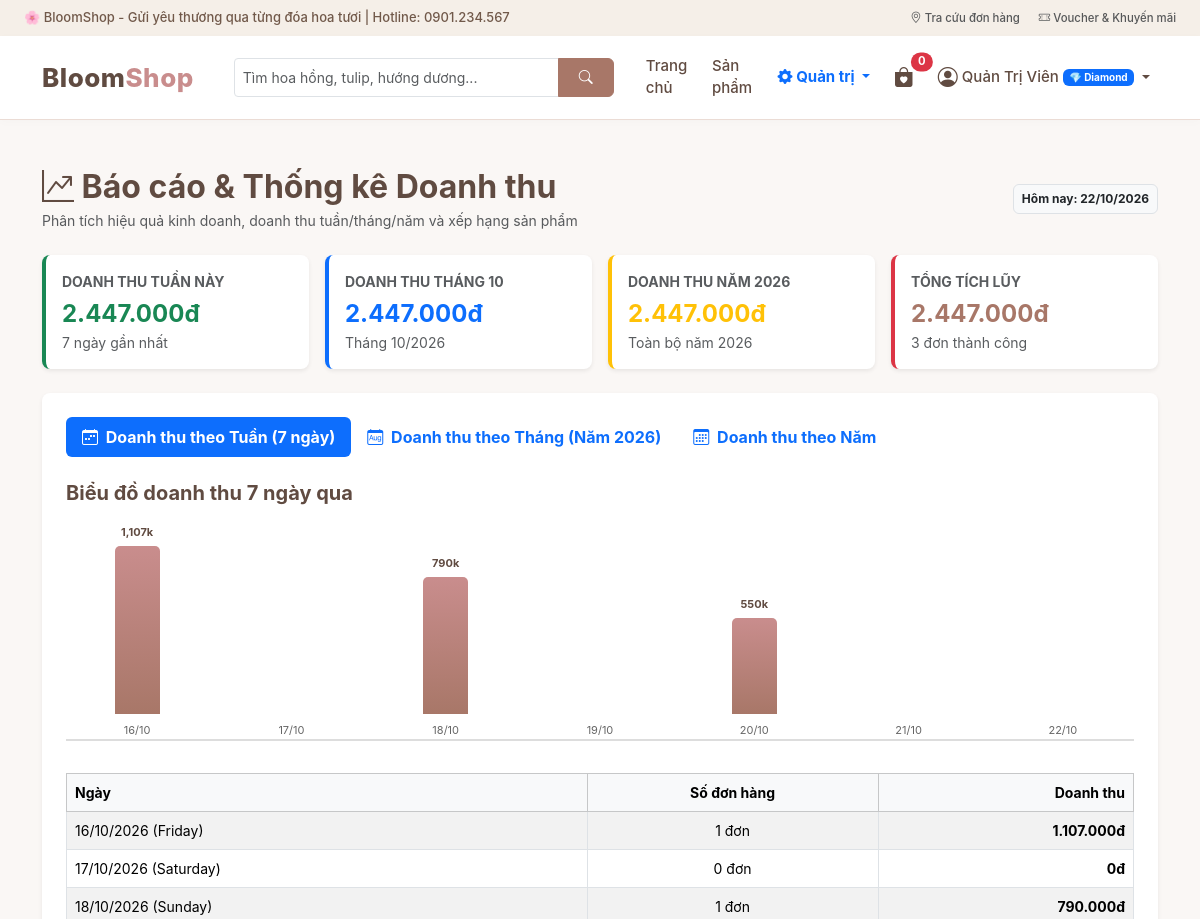
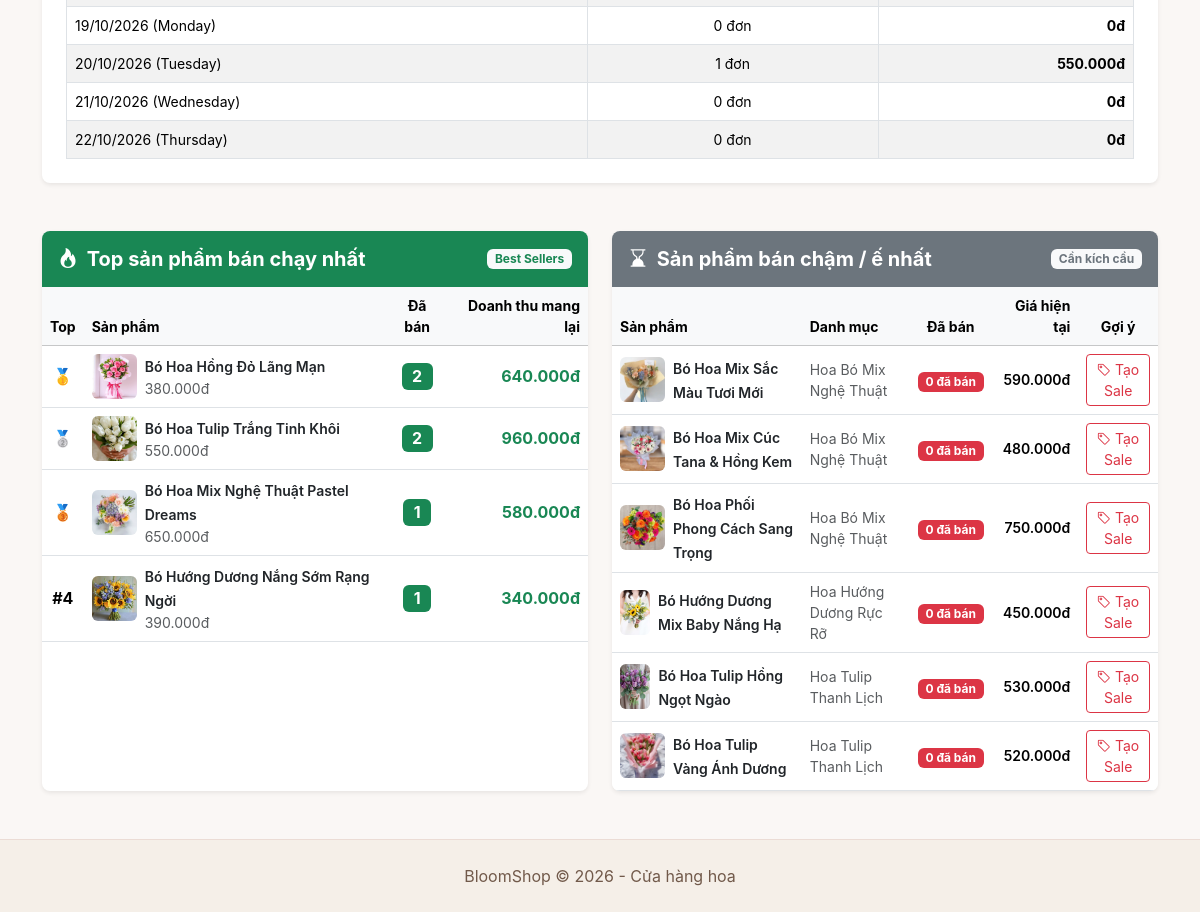
/controller/index.php?act=doanhthu (signed in), run on the app's committed database (2 pictures, top to bottom).
### tables this page shows
CREATE TABLE IF NOT EXISTS `sanpham` (
  `id` INT AUTO_INCREMENT PRIMARY KEY,
  `name` VARCHAR(255) NOT NULL,
  `price` DECIMAL(12,2) NOT NULL,
  `sale_price` DECIMAL(12,2) DEFAULT NULL COMMENT 'Giá khuyến mãi',
  `is_sale` TINYINT(1) DEFAULT 0 COMMENT '1: Đang khuyến mãi, 0: Không',
  `image` VARCHAR(255) NOT NULL,
  `description` TEXT DEFAULT NULL,
  `id_dm` INT NOT NULL,
  `created_at` DATETIME DEFAULT CURRENT_TIMESTAMP,
  FOREIGN KEY (`id_dm`) REFERENCES `danhmuc`(`id`) ON DELETE CASCADE
);

CREATE TABLE IF NOT EXISTS `danhmuc` (
  `id` INT AUTO_INCREMENT PRIMARY KEY,
  `name` VARCHAR(255) NOT NULL,
  `created_at` DATETIME DEFAULT CURRENT_TIMESTAMP
);

### model/xl_database.php (called while the page is built, shortened)
<?php
class xl_data extends database
{
    public function readitem($sql, $params = [])
    {
        $conn = $this->connection_database();
        $stmt = $conn->prepare($sql);
        $stmt->execute($params);
        return $stmt->fetchAll(PDO::FETCH_ASSOC);
    }
    public function readsingle($sql, $params = [])
    {
        $conn = $this->connection_database();
        $stmt = $conn->prepare($sql);
        $stmt->execute($params);
        $result = $stmt->fetch(PDO::FETCH_ASSOC);
        return $result ? $result : null;
    }
}

### view/admin_doanhthu.php (the view, shortened to what this page needs)
<div class="container my-5">
    <div class="d-flex justify-content-between align-items-center mb-4 flex-wrap gap-2">
        <div>
            <h2 class="fw-bold mb-1" style="color: #604b41;">
                <i class="bi bi-graph-up-arrow"></i> Báo cáo & Thống kê Doanh thu
            </h2>
            <p class="text-muted small mb-0">Phân tích hiệu quả kinh doanh, doanh thu tuần/tháng/năm và xếp hạng sản phẩm</p>
        </div>
        <div class="badge bg-light text-dark border p-2">
            Hôm nay: <?= date('d/m/Y') ?>
        </div>
    </div>
    <div class="row g-3 mb-4">
        <div class="col-sm-6 col-lg-3">
            <div class="card border-0 shadow-sm p-3 bg-white rounded-3 border-start border-4 border-success">
                <div class="small text-muted fw-bold text-uppercase">Doanh thu Tuần này</div>
                <div class="fs-4 fw-bold text-success mt-1"><?= number_format($doanhthu_tuan, 0, ',', '.') ?>đ</div>
                <small class="text-muted">7 ngày gần nhất</small>
            </div>
        </div>
        <div class="col-sm-6 col-lg-3">
            <div class="card border-0 shadow-sm p-3 bg-white rounded-3 border-start border-4 border-primary">
                <div class="small text-muted fw-bold text-uppercase">Doanh thu Tháng <?= date('m') ?></div>
                <div class="fs-4 fw-bold text-primary mt-1"><?= number_format($doanhthu_thang, 0, ',', '.') ?>đ</div>
                <small class="text-muted">Tháng <?= date('m/Y') ?></small>
            </div>
        </div>
        <div class="col-sm-6 col-lg-3">
            <div class="card border-0 shadow-sm p-3 bg-white rounded-3 border-start border-4 border-warning">
                <div class="small text-muted fw-bold text-uppercase">Doanh thu Năm <?= date('Y') ?></div>
                <div class="fs-4 fw-bold text-warning mt-1"><?= number_format($doanhthu_nam, 0, ',', '.') ?>đ</div>
                <small class="text-muted">Toàn bộ năm <?= date('Y') ?></small>
            </div>
        </div>
        <div class="col-sm-6 col-lg-3">
            <div class="card border-0 shadow-sm p-3 bg-white rounded-3 border-start border-4 border-danger">
                <div class="small text-muted fw-bold text-uppercase">Tổng tích lũy</div>
                <div class="fs-4 fw-bold price-text mt-1"><?= number_format($tong_doanhthu, 0, ',', '.') ?>đ</div>
                <small class="text-muted"><?= $tong_don_thanhcong ?> đơn thành công</small>
            </div>
        </div>
    </div>
    <div class="card border-0 shadow-sm p-4 bg-white rounded-3 mb-5">
        <ul class="nav nav-pills mb-4" id="revenueTabs" role="tablist">
            <li class="nav-item">
                <button class="nav-link active fw-bold" id="week-tab" data-bs-toggle="pill" data-bs-target="#week-content" type="button">
                    <i class="bi bi-calendar-week me-1"></i> Doanh thu theo Tuần (7 ngày)
                </button>
            </li>
            <li class="nav-item">
                <button class="nav-link fw-bold" id="month-tab" data-bs-toggle="pill" data-bs-target="#month-content" type="button">
                    <i class="bi bi-calendar-month me-1"></i> Doanh thu theo Tháng (Năm <?= date('Y') ?>)
                </button>
            </li>
            <li class="nav-item">
                <button class="nav-link fw-bold" id="year-tab" data-bs-toggle="pill" data-bs-target="#year-content" type="button">
                    <i class="bi bi-calendar3 me-1"></i> Doanh thu theo Năm
                </button>
            </li>
        </ul>
        <div class="tab-content" id="revenueTabsContent">
            <div class="tab-pane fade show active" id="week-content">
                <h5 class="fw-bold mb-3" style="color: #604b41;">Biểu đồ doanh thu 7 ngày qua</h5>
                <?php
                    $max_val_week = 1;
                    foreach ($stats_7days as $d) {
                        if ($d['revenue'] > $max_val_week) $max_val_week = $d['revenue'];
                    }
                ?>
                <div class="chart-scroll-wrapper mb-4">
                    <div class="chart-bar-container">
                        <?php foreach ($stats_7days as $day) {
                            $pct = round(($day['revenue'] / $max_val_week) * 100);
                        ?>
                            <div class="chart-bar-item">
                                <div class="chart-bar-fill" style="height: <?= $pct ?>%;">
                                    <?php if ($day['revenue'] > 0) { ?>
                                        <span class="chart-bar-val"><?= number_format($day['revenue'] / 1000, 0) ?>k</span>
                                    <?php } ?>
                                </div>
                                <div class="chart-bar-label"><?= date('d/m', strtotime($day['date'])) ?></div>
                            </div>
                        <?php } ?>
                    </div>
                </div>
                <div class="table-responsive">
                    <table class="table table-bordered table-striped small align-middle mb-0">
                        <thead class="table-light">
                            <tr>
                                <th>Ngày</th>
                                <th class="text-center">Số đơn hàng</th>
                                <th class="text-end">Doanh thu</th>
                            </tr>
                        </thead>
                        <tbody>
                            <?php foreach ($stats_7days as $day) { ?>
                                <tr>
                                    <td><?= date('d/m/Y (l)', strtotime($day['date'])) ?></td>
                                    <td class="text-center"><?= $day['orders_count'] ?> đơn</td>
                                    <td class="text-end fw-bold"><?= number_format($day['revenue'], 0, ',', '.') ?>đ</td>
                                </tr>
                            <?php } ?>
                        </tbody>
                    </table>
                </div>
            </div>
        </div>
    </div>
    <div class="row g-4">
        <div class="col-lg-6">
            <div class="card border-0 shadow-sm rounded-3 bg-white h-100 overflow-hidden">
                <div class="p-3 bg-success text-white d-flex justify-content-between align-items-center">
                    <h5 class="mb-0 fw-bold">
                        <i class="bi bi-fire me-1"></i> Top sản phẩm bán chạy nhất
                    </h5>
                    <span class="badge bg-light text-success fw-bold">Best Sellers</span>
                </div>
                <div class="table-responsive">
                    <table class="table table-hover align-middle mb-0">
                        <thead class="table-light small">
                            <tr>
                                <th>Top</th>
                                <th>Sản phẩm</th>
                                <th class="text-center">Đã bán</th>
                                <th class="text-end">Doanh thu mang lại</th>
                            </tr>
                        </thead>
                        <tbody>
                            <?php if (!empty($sp_banchay)) { $rank = 1; foreach ($sp_banchay as $bc) { ?>
                                <tr>
                                    <td class="fw-bold text-center">
                                        <?php if ($rank == 1) { echo '🥇'; }
                                        elseif ($rank == 2) { echo '🥈'; }
                                        elseif ($rank == 3) { echo '🥉'; }
                                        else { echo '#' . $rank; } ?>
                                    </td>
                                    <td>
                                        <div class="d-flex align-items-center gap-2">
                                            <img src="/bloomshop/view/image/sanpham/<?= htmlspecialchars($bc['image']) ?>" width="45" height="45" class="rounded object-fit-cover" alt="" onerror="this.src='/bloomshop/view/image/banner.jpg'">
                                            <div>
                                                <a href="index.php?act=chitiettsp&id=<?= $bc['id'] ?>" class="text-dark fw-semibold small text-decoration-none">
                                                    <?= htmlspecialchars($bc['name']) ?>
                                                </a>
                                                <div class="small text-muted"><?= number_format($bc['price'], 0, ',', '.') ?>đ</div>
                                            </div>
                                        </div>
                                    </td>
                                    <td class="text-center">
                                        <span class="badge bg-success fs-6"><?= $bc['total_sold'] ?></span>
                                    </td>
                                    <td class="text-end fw-bold text-success">
                                        <?= number_format($bc['total_revenue'], 0, ',', '.') ?>đ
                                    </td>
                                </tr>
                            <?php $rank++; }} else { ?>
                                <tr>
                                    <td colspan="4" class="text-center py-4 text-muted">Chưa có dữ liệu bán hàng.</td>
                                </tr>
                            <?php } ?>
                        </tbody>
                    </table>
                </div>
            </div>
        </div>
        <div class="col-lg-6">
            <div class="card border-0 shadow-sm rounded-3 bg-white h-100 overflow-hidden">
                <div class="p-3 bg-secondary text-white d-flex justify-content-between align-items-center">
                    <h5 class="mb-0 fw-bold">
                        <i class="bi bi-hourglass-bottom me-1"></i> Sản phẩm bán chậm / ế nhất
                    </h5>
                    <span class="badge bg-light text-secondary fw-bold">Cần kích cầu</span>
                </div>
                <div class="table-responsive">
                    <table class="table table-hover align-middle mb-0">
                        <thead class="table-light small">
                            <tr>
                                <th>Sản phẩm</th>
                                <th>Danh mục</th>
                                <th class="text-center">Đã bán</th>
                                <th class="text-end">Giá hiện tại</th>
                                <th class="text-center">Gợi ý</th>
                            </tr>
                        </thead>
                        <tbody>
                            <?php if (!empty($sp_enhat)) { foreach ($sp_enhat as $e) { ?>
                                <tr>
                                    <td>
                                        <div class="d-flex align-items-center gap-2">
                                            <img src="/bloomshop/view/image/sanpham/<?= htmlspecialchars($e['image']) ?>" width="45" height="45" class="rounded object-fit-cover" alt="" onerror="this.src='/bloomshop/view/image/banner.jpg'">
                                            <div>
                                                <a href="index.php?act=chitiettsp&id=<?= $e['id'] ?>" class="text-dark fw-semibold small text-decoration-none">
                                                    <?= htmlspecialchars($e['name']) ?>
                                                </a>
                                            </div>
                                        </div>
                                    </td>
                                    <td class="small text-muted"><?= htmlspecialchars($e['tendanhmuc'] ?? 'Hoa tươi') ?></td>
                                    <td class="text-center">
                                        <span class="badge <?= ($e['total_sold'] == 0) ? 'bg-danger' : 'bg-warning text-dark' ?>">
                                            <?= $e['total_sold'] ?> đã bán
                                        </span>
                                    </td>
                                    <td class="text-end small fw-semibold">
                                        <?= number_format($e['price'], 0, ',', '.') ?>đ
                                    </td>
                                    <td class="text-center">
                                        <a href="index.php?act=khuyenmai" class="btn btn-outline-danger btn-sm" title="Tạo khuyến mãi giảm giá">
                                            <i class="bi bi-tag"></i> Tạo Sale
                                        </a>
                                    </td>
                                </tr>
                            <?php }} else { ?>
                                <tr>
                                    <td colspan="5" class="text-center py-4 text-muted">Không có sản phẩm nào ế.</td>
                                </tr>
                            <?php } ?>
                        </tbody>
                    </table>
                </div>
            </div>
        </div>
    </div>
</div>

### view/css/style.css (style rules this page uses)
:root { --bloom-primary: #a87768; --bloom-hover: #81594e; --bloom-dark: #604b41; --bloom-light: #faf7f5; --bloom-cream: #f5efe8; --bloom-accent: #c98d8d; --bloom-border: #ebdcd5; }
html { scroll-behavior: smooth; }
body { margin: 0; font-family: -apple-system, BlinkMacSystemFont, "Segoe UI", Roboto, "Helvetica Neue", Arial, sans-serif; background-color: var(--bloom-light); color: #4a3e3d; text-rendering: optimizeLegibility; -webkit-font-smoothing: antialiased; }
a { color: var(--bloom-primary); text-decoration: none; transition: color 0.2s ease; }
.table-responsive { -webkit-overflow-scrolling: touch; }
.price-text { color: var(--bloom-primary); font-size: 16px; font-weight: 700; }
.chart-scroll-wrapper { width: 100%; overflow-x: auto; -webkit-overflow-scrolling: touch; padding-bottom: 8px; }
.chart-bar-container { display: flex; align-items: flex-end; gap: 12px; height: 220px; padding-top: 25px; border-bottom: 2px solid #ddd; min-width: 520px; }
.chart-bar-item { flex: 1; display: flex; flex-direction: column; align-items: center; height: 100%; justify-content: flex-end; }
.chart-bar-fill { width: 100%; max-width: 45px; background: linear-gradient(180deg, #c98d8d 0%, var(--bloom-primary) 100%); border-radius: 5px 5px 0 0; transition: height 0.5s ease; position: relative; }
.chart-bar-label { font-size: 11px; margin-top: 8px; text-align: center; color: #666; }
.chart-bar-val { position: absolute; top: -22px; left: 50%; transform: translateX(-50%); font-size: 11px; font-weight: bold; color: var(--bloom-dark); white-space: nowrap; }

### data on the page
sanpham: image (picture), name "Bó Hoa Hồng Đỏ Lãng Mạn", price "380.000", total_sold "2", total_revenue "640.000"
sanpham: image (picture), name "Bó Hoa Tulip Trắng Tinh Khôi", price "550.000", total_sold "2", total_revenue "960.000"
sanpham: image (picture), name "Bó Hoa Mix Nghệ Thuật Pastel Dreams", price "650.000", total_sold "1", total_revenue "580.000"
sanpham: image (picture), name "Bó Hướng Dương Nắng Sớm Rạng Ngời", price "390.000", total_sold "1", total_revenue "340.000"
sanpham: image (picture), name "Bó Hoa Mix Sắc Màu Tươi Mới", id_dm.name "Hoa Bó Mix Nghệ Thuật", total_sold "0", price "590.000"
sanpham: image (picture), name "Bó Hoa Mix Cúc Tana & Hồng Kem", id_dm.name "Hoa Bó Mix Nghệ Thuật", total_sold "0", price "480.000"
sanpham: image (picture), name "Bó Hoa Phối Phong Cách Sang Trọng", id_dm.name "Hoa Bó Mix Nghệ Thuật", total_sold "0", price "750.000"
sanpham: image (picture), name "Bó Hướng Dương Mix Baby Nắng Hạ", id_dm.name "Hoa Hướng Dương Rực Rỡ", total_sold "0", price "450.000"
sanpham: image (picture), name "Bó Hoa Tulip Hồng Ngọt Ngào", id_dm.name "Hoa Tulip Thanh Lịch", total_sold "0", price "530.000"
sanpham: image (picture), name "Bó Hoa Tulip Vàng Ánh Dương", id_dm.name "Hoa Tulip Thanh Lịch", total_sold "0", price "520.000"

### other printed values
$cart_count "0"
$_SESSION['name'] "Quản Trị Viên"
$doanhthu_tuan "2.447.000"
$doanhthu_thang "2.447.000"
$doanhthu_nam "2.447.000"
$tong_doanhthu "2.447.000"
$tong_don_thanhcong "3"
$day['revenue'] / 1000 "1,107"
date('d/m', strtotime($day['date'])) "16/10"
date('d/m', strtotime($day['date'])) "17/10"
$day['revenue'] / 1000 "790"
date('d/m', strtotime($day['date'])) "18/10"
date('d/m', strtotime($day['date'])) "19/10"
$day['revenue'] / 1000 "550"
date('d/m', strtotime($day['date'])) "20/10"
